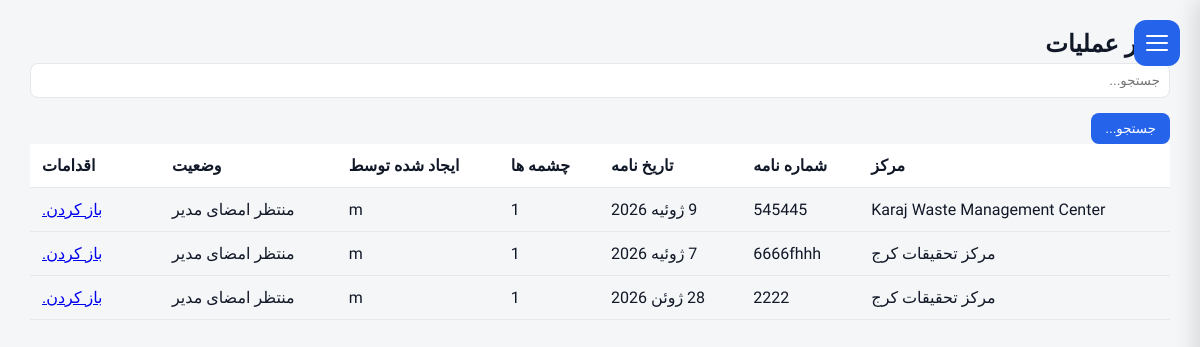
The page /operations/manager/licenses/ (signed in) on the database as committed earlier.
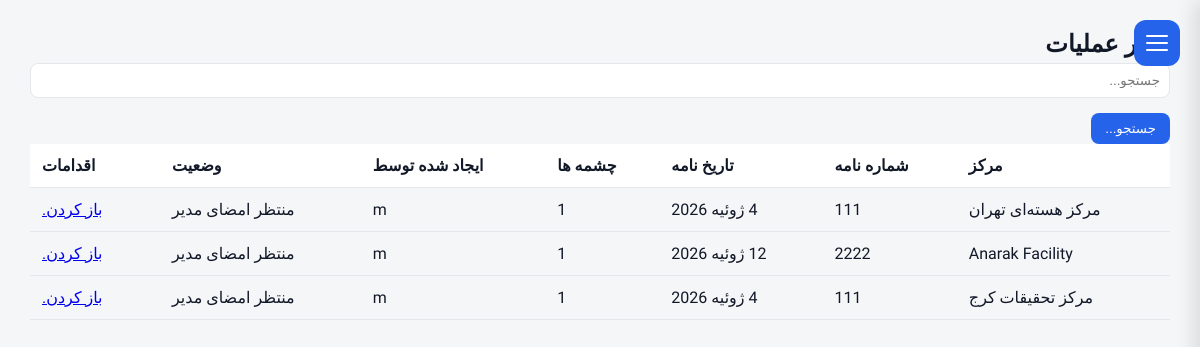
The same page on the database as committed later.
### operations/models.py (models this page shows, shortened)
class LicenseRequest(models.Model):
    facility = models.ForeignKey(
        Facility,
        on_delete=models.PROTECT,
        related_name="license_requests",
    )
    letter_number = models.CharField(
        max_length=100,
        blank=True,
        null=True,
    )
    letter_date = models.DateField(
        blank=True,
        null=True,
    )
    status = models.CharField(
        max_length=20,
        choices=LicenseStatus.choices,
        default=LicenseStatus.DRAFT,
    )
    status_date = models.DateTimeField(
        null=True,
        blank=True,
    )
    specification_completed = models.BooleanField(default=False,)
    description = models.TextField(
        _("Description"),
        blank=True,)
    created_by = models.ForeignKey(
        settings.AUTH_USER_MODEL,
        on_delete=models.PROTECT,
    )
    created_at = models.DateTimeField(
        auto_now_add=True,
    )
    updated_at = models.DateTimeField(
        auto_now=True,
    )
    class Meta:
        ordering = ["-created_at"]

### facilities/models.py (models this page shows)
class Facility(models.Model):
    name = models.CharField(
        _("Facility Name"),
        max_length=255, blank=True,null=True
    )
    responsible_person = models.CharField(
        _("Responsible Person"),
        max_length=150, blank=True,null=True
    )
    telephone = models.CharField(
        _("Telephone"),
        max_length=50, blank=True,null=True
    )
    email = models.EmailField(
        _("Email"),
        blank=True,null=True
    )
    address1 = models.CharField(
        _("Address Line 1"),
        max_length=255, blank=True,null=True
    )
    address2 = models.CharField(
        _("Address Line 2"),
        max_length=255,
         blank=True,null=True
    )
    postal_code = models.CharField(
        _("Postal Code"),
        max_length=20,
         blank=True,null=True
    )
    national_id = models.CharField(
        _("National ID"),
        max_length=50,
         blank=True,null=True
    )
    economic_code = models.CharField(
        _("Economic Code"),
        max_length=50,
         blank=True,null=True
    )
    created_at = models.DateTimeField(
        auto_now_add=True
    )
    updated_at = models.DateTimeField(
        auto_now=True
    )
    class Meta:
        ordering = ["name"]
        verbose_name = _("Facility")
        verbose_name_plural = _("Facilities")
    def __str__(self):
        return str(self.name) if self.name else "Unnamed Facility"

### operations/views.py (the view, shortened to what this page needs)
def operation_manager_license_list(request):
    queryset = (
        LicenseRequest.objects
        .select_related(
            "facility",
            "created_by",
        )
        .prefetch_related(
            "sources",
        )
        .filter(
            status=LicenseStatus.WAITING_MANAGER
        )
        .order_by(
            "-created_at",
        )
    )
    search = request.GET.get("search", "")
    paginator = Paginator(queryset, 15)
    page_obj = paginator.get_page(
        request.GET.get("page")
    )
    return render(
        request,
        "operations/license_queue.html",
        {
            "page_title": _("Operations Manager"),
            "page_obj": page_obj,
            "search": search,
        },
    )

### templates/operations/license_queue.html (shortened to what this page needs)
{% extends "base.html" %}
{% load i18n %}
{% block content %}
<div class="container-fluid">
<div class="d-flex justify-content-between align-items-center mb-4">
    <h2>{{ page_title }}</h2>
</div>
<div class="card shadow">
<div class="card-body">
<form method="get" class="row g-2 mb-3">
    <div class="col-md-5">
        <input
            type="text"
            name="search"
            value="{{ search }}"
            class="form-control"
            placeholder="{% trans 'Search...' %}">
    </div>
    <div class="col-md-2">
        <button class="btn btn-primary">
            {% trans "Search" %}
        </button>
    </div>
</form>
<table class="table table-hover align-middle">
<thead>
<tr>
<th>{% trans "Facility" %}</th>
<th>{% trans "Letter No." %}</th>
<th>{% trans "Letter Date" %}</th>
<th>{% trans "Sources" %}</th>
<th>{% trans "Created By" %}</th>
<th>{% trans "Status" %}</th>
<th width="130">{% trans "Action" %}</th>
</tr>
</thead>
<tbody>
{% for license in page_obj %}
<tr>
<td>
{{ license.facility }}
</td>
<td>
{{ license.letter_number }}
</td>
<td>
{{ license.letter_date }}
</td>
<td>
{{ license.sources.count }}
</td>
<td>
{{ license.created_by }}
</td>
<td>
{{ license.get_status_display }}
</td>
<td>
<a
href="{% url 'license_sign' license.pk %}"
class="btn btn-primary btn-sm">
{% trans "Open" %}
</a>
</td>
</tr>
{% empty %}
<tr>
<td colspan="7" class="text-center">
{% trans "No licenses found." %}
</td>
</tr>
{% endfor %}
</tbody>
</table>
</div>
</div>
</div>
{% endblock %}

Rows that differ between the two databases and show on the page:
no longer on this page (row edited): LicenseRequest: facility "Karaj Waste Management Center", letter_number "545445", letter_date "9 ژوئیه 2026", sources.count "1", created_by "m", status "منتظر امضای مدیر"
no longer on this page (row edited): LicenseRequest: facility "مرکز تحقیقات کرج", letter_number "6666fhhh", letter_date "7 ژوئیه 2026", sources.count "1", created_by "m", status "منتظر امضای مدیر"
no longer on this page (row edited): LicenseRequest: facility "مرکز تحقیقات کرج", letter_number "2222", letter_date "28 ژوئن 2026", sources.count "1", created_by "m", status "منتظر امضای مدیر"
added LicenseRequest: facility "مرکز هسته‌ای تهران", letter_number "111", letter_date "4 ژوئیه 2026", sources.count "1", created_by "m", status "منتظر امضای مدیر"
added LicenseRequest: facility "Anarak Facility", letter_number "2222", letter_date "12 ژوئیه 2026", sources.count "1", created_by "m", status "منتظر امضای مدیر"
now on this page (row edited): LicenseRequest: facility "مرکز تحقیقات کرج", letter_number "111", letter_date "4 ژوئیه 2026", sources.count "1", created_by "m", status "منتظر امضای مدیر"
